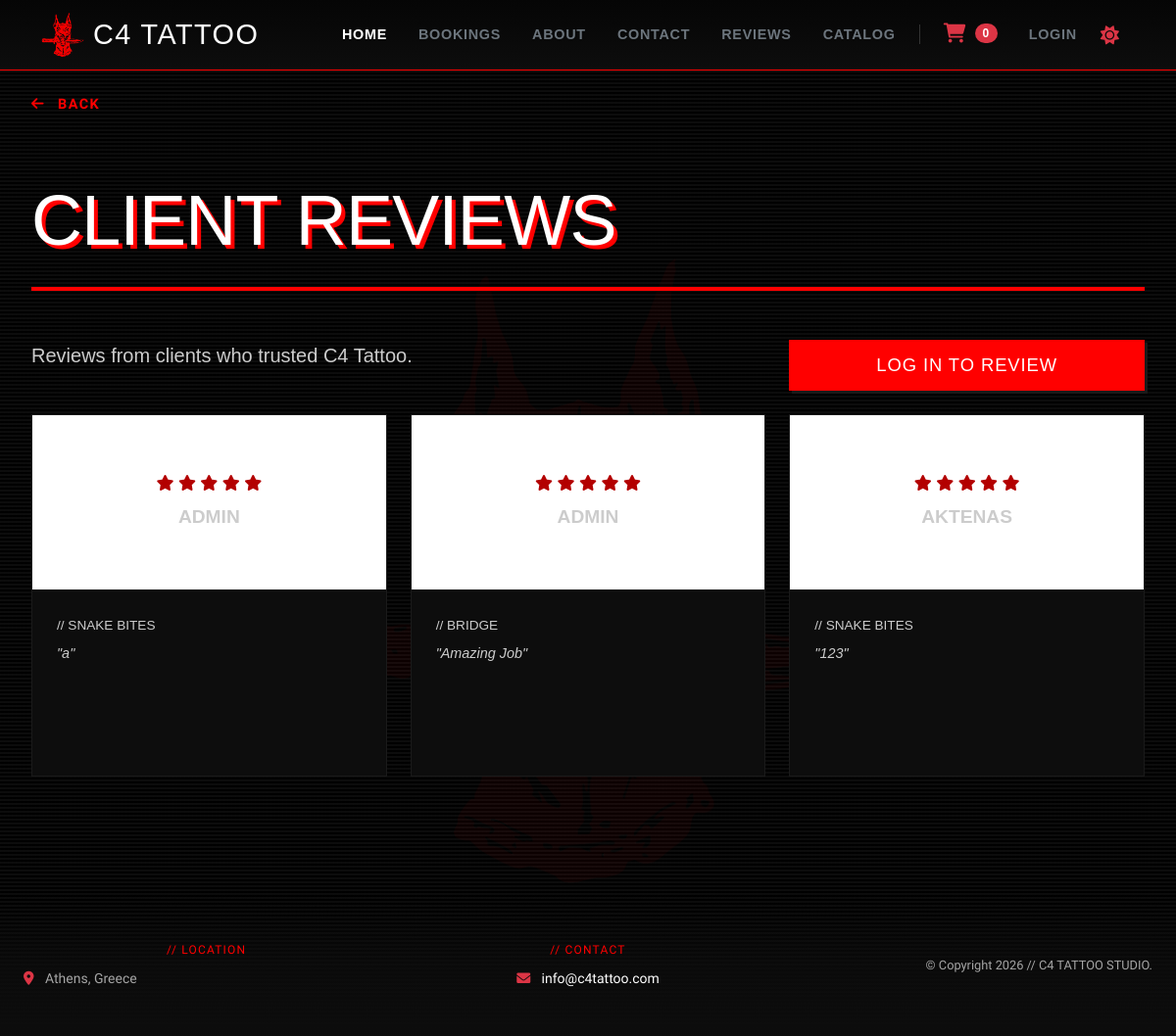
Page /home/reviews/ on the committed database.
### home/models.py (models this page shows, shortened)
class Review(models.Model):
    user = models.ForeignKey(User, on_delete=models.CASCADE, related_name='service_reviews')
    service = models.ForeignKey(Service, on_delete=models.CASCADE, related_name='reviews')
    rating = models.IntegerField()
    comment = models.TextField()
    created_at = models.DateTimeField(auto_now_add=True)

class Service(models.Model):
    CATEGORY_CHOICES = [
        ('Tattoo Sessions', 'Tattoo Sessions'),
        ('Facial Piercing', 'Facial Piercing'),
        ('Nose Piercing', 'Nose Piercing'),
        ('Ears Piercing', 'Ears Piercing'),
        ('LIP/MOUTH PIERCING', 'LIP/MOUTH PIERCING'),
        ('Checkup', 'Checkup'),
    ]
    title = models.CharField(max_length=100) # This acts as your service type
    category = models.CharField(max_length=50, choices=CATEGORY_CHOICES)
    description = models.TextField(blank=True, default="Professional sterile procedure.")
    price = models.DecimalField(max_digits=6, decimal_places=2)

### home/views.py (the view)
# urls.py: path('reviews/', views.reviews, name='reviews'),
def reviews(request):
    all_reviews = Review.objects.all().order_by('-id')
    db_services = Service.objects.all()
    return render(request, 'home/reviews.html', {
        'reviews': all_reviews,
        'services': db_services
    })

### catalog/cart.py (called while the page is built)
    def __len__(self):
        return sum(item_data['quantity'] for item_data in self.cart.values())

### catalog/context_processors.py (called while the page is built)
def cart(request):
    return {'global_cart': Cart(request)}

### home/templates/home/reviews.html (shortened to what this page needs)
﻿{% extends 'base.html' %}
{% load static %}
{% block content %}
    <main class="container-fluid my-5 py-4">
        <div class="page-shell">
            <div class="text-start mb-4">
                <a href="{% url 'home:home' %}" class="text-decoration-none" style="color: #FF0000; font-family: 'Special Elite', monospace; letter-spacing: 0.1em; font-size: 0.9rem; font-weight: bold;">
                    <i class="fa-solid fa-arrow-left me-2"></i> BACK
                </a>
            </div>
            <h1 class="page-title text-start mb-2">Client Reviews</h1>
            <div class="red-accent-line"></div>
            <div class="row align-items-center mb-4 g-4">
                <div class="col-md-8">
                    <p class="mb-0 fs-5" style="color: inherit;">
                        Reviews from clients who trusted C4 Tattoo.
                    </p>
                </div>
                <div class="col-md-4 text-md-end">
                    {% if user.is_authenticated %}
                        <button id="toggle-review-form-btn" class="btn btn-red px-4 py-3">Write A Review</button>
                    {% else %}
                        <a href="{% url 'accounts:login' %}" class="btn btn-red px-4 py-3">Log In To Review</a>
                    {% endif %}
                </div>
            </div>
            <div class="row g-4" id="reviews-feed-grid">
                {% for review in reviews %}
                <div class="col-md-4">
                    <div class="studio-card">
                        <div class="studio-card-media flex-column">
                            <div class="mb-2" style="color: #b30000;">
                                {% if review.rating >= 1 %}<i class="fa-solid fa-star"></i>{% else %}<i class="fa-regular fa-star"></i>{% endif %}
                                {% if review.rating >= 2 %}<i class="fa-solid fa-star"></i>{% else %}<i class="fa-regular fa-star"></i>{% endif %}
                                {% if review.rating >= 3 %}<i class="fa-solid fa-star"></i>{% else %}<i class="fa-regular fa-star"></i>{% endif %}
                                {% if review.rating >= 4 %}<i class="fa-solid fa-star"></i>{% else %}<i class="fa-regular fa-star"></i>{% endif %}
                                {% if review.rating >= 5 %}<i class="fa-solid fa-star"></i>{% else %}<i class="fa-regular fa-star"></i>{% endif %}
                            </div>
                            <span class="fw-bold text-uppercase user-review-author-name" style="font-size: 1.2rem; font-family: 'Impact', sans-serif; color: inherit;">{{ review.user.username }}</span>
                        </div>
                        <div class="studio-card-content">
                            <span class="text-red-accent d-block mb-2 text-uppercase" style="font-size: 0.85rem;">// {{ review.service.title }}</span>
                            <p style="height: auto; margin-bottom: 0; min-height: 110px; color: inherit; font-style: italic;">
                                "{{ review.comment }}"
                            </p>
                        </div>
                    </div>
                </div>
                {% empty %}
                <div class="col-12 text-center py-5" id="no-reviews-msg">
                    <p style="font-family: monospace; color: inherit;">// NO REVIEWS YET.</p>
                </div>
                {% endfor %}
            </div>
        </div>
    </main>
{% endblock %}

### static/css/styles.css (style rules this page uses)
body.studio-body { background-color: #000000 !important; background-image: linear-gradient(rgba(14, 14, 14, 0.85) 50%, rgba(0, 0, 0, 0.95) 50%), repeating-linear-gradient(90deg, rgba(255, 255, 255, 0.02) 0px, rgba(255, 255, 255, 0.02) 1px, transparent 1px, transparent 4px), repeating-linear-gradient(0deg, rgba(255, 255, 255, 0.02) 0px, rgba(255, 255, 255, 0.02) 1px, transparent 1px, transparent 4px) !important; background-size: 100% 4px, 4px 4px, 4px 4px !important; color: #CCCCCC !important; font-family: Arial, Helvetica, sans-serif !important; margin: 0px !important; }
.page-shell { width: 100% !important; max-width: 1300px !important; margin-right: auto !important; margin-left: auto !important; position: relative !important; padding-left: 20px !important; padding-right: 20px !important; }
.red-accent-line { border-bottom: 4px solid #FF0000 !important; display: block; width: 100%; margin-bottom: 30px; }
h1.page-title { font-family: 'Impact', 'Arial Black', sans-serif !important; text-transform: uppercase !important; font-size: 4.5rem !important; letter-spacing: -0.01em !important; color: #FFFFFF !important; display: inline-block !important; margin-top: 40px !important; margin-bottom: 25px !important; text-shadow: 4px 4px 0px #FF0000 !important; width: 100% !important; text-align: left !important; }
.btn-red { background-color: #FF0000 !important; color: #FFFFFF !important; font-family: 'Impact', sans-serif !important; text-transform: uppercase !important; font-size: 1.15rem !important; letter-spacing: 0.05em !important; border: none !important; border-radius: 0px !important; padding: 12px 28px !important; display: block !important; margin: 20px auto 0 auto !important; transition: all 0.2s ease-in-out !important; box-shadow: 3px 3px 0px #1a1a1a !important; }
.studio-card { background-color: #0d0d0d; border: 1px solid #1a1a1a; transition: transform 0.2s ease, box-shadow 0.2s ease; }
.studio-card-media { background-color: #ffffff; height: 180px; display: flex; align-items: center; justify-content: center; border-bottom: 2px solid #111111; }
.studio-card-content { padding: 25px; text-align: left; flex-grow: 1 !important; display: flex !important; flex-direction: column !important; justify-content: space-between !important; }
.studio-card-content p { font-size: 0.9rem; line-height: 1.5; color: #888888; margin-bottom: 20px; height: 70px; overflow: hidden; }
.page-shell::before { content: "" !important; position: fixed !important; top: 55% !important; left: 50% !important; transform: translate(-50%, -50%) !important; width: 80vw !important; max-width: 750px !important; height: 80vh !important; max-height: 750px !important; background-image: url('../images/logo-red.png') !important; background-repeat: no-repeat !important; background-position: center !important; background-size: contain !important; z-index: -1 !important; pointer-events: none !important; filter: opacity(0.05) !important; transition: filter 0.3s ease-in-out !important; }

### rows in the picture
Review: user.username "ADMIN", service "SNAKE BITES", comment "a"
Review: user.username "ADMIN", service "BRIDGE", comment "Amazing Job"
Review: user.username "AKTENAS", service "SNAKE BITES", comment "123"

### other values in the picture
{{ global_cart|length|default:0 }} "0"
